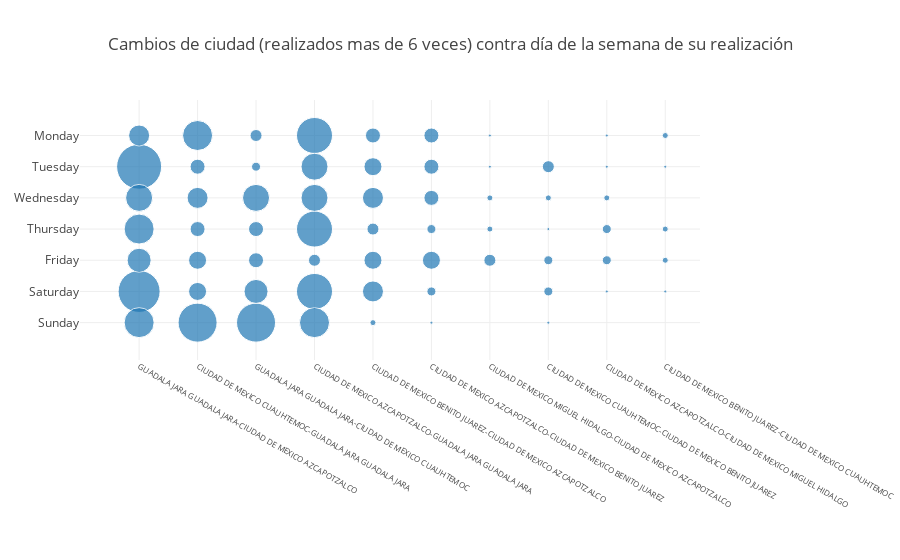

The notebook cell this image was saved under:
### Markdown cell above
En la gráfica anterior se visualizan los cambios de ciudad que tuvieron lugar en menos de 6 ocasiones (para no observar los viajes ordinarios dentro de la ciudad de México), con ésta información se puede inferir el itinerario de viaje del usuario en el periodo noviembre 2015 - diciembre 2016.

### Code cell
cambiosAltos = cambiosCiudad[cambiosCiudad["cambio"].isin(conteosAltos.index)].copy()
#plotly.offline.iplot({"data":[go.Scatter(x=cambiosBajos["timestamp"],y=cambiosBajos["cambio"],mode="markers")],"layout":{'margin':{'l':290},'yaxis':{'tickfont':{'size':8},'type':'category','title':'Número telefónico'}}})

cambiosAltos["diaCambio"] = cambiosAltos["timestamp"].map(lambda x:x.weekday_name)

cambiosSemanales = cambiosAltos[["cambio","diaCambio"]].groupby(["cambio","diaCambio"]).size().reset_index()

cambiosSemanalesFilt = cambiosSemanales[np.bitwise_and(cambiosSemanales["cambio"] != 'CIUDAD DE MEXICO AZCAPOTZALCO-CIUDAD DE MEXICO CUAUHTEMOC',cambiosSemanales["cambio"] != 'CIUDAD DE MEXICO CUAUHTEMOC-CIUDAD DE MEXICO AZCAPOTZALCO')].sort_values(by=0,ascending=False)

#plotly.offline.iplot({"data":[go.Scatter(y=cambiosSemanalesFilt["diaCambio"],x=cambiosSemanalesFilt["cambio"],mode="markers",marker={"size":8*np.sqrt(cambiosSemanalesFilt[0])})],"layout":{'margin':{'b':200,'r':200},"xaxis":{"tickfont":{"size":8}},"yaxis":{"categoryorder":"array","type":"category","categoryarray":["Sunday","Saturday","Friday","Thursday","Wednesday","Tuesday","Monday"]}}})
plotly.offline.iplot({"data":[go.Scatter(y=cambiosSemanalesFilt["diaCambio"],x=cambiosSemanalesFilt["cambio"],mode="markers",marker={"size":3*cambiosSemanalesFilt[0]})],"layout":{'title':'Cambios de ciudad (realizados mas de 6 veces) contra día de la semana de su realización','margin':{'b':200,'r':200},"xaxis":{"tickfont":{"size":8}},"yaxis":{"categoryorder":"array","type":"category","categoryarray":["Sunday","Saturday","Friday","Thursday","Wednesday","Tuesday","Monday"]}}})

### Figure 1 — Plotly figure (JSON) as saved in the notebook; plotly's stock layout.template omitted (floating-point values rounded to 4 significant figures)
{"data": [{"marker": {"size": [45, 42, 39, 39, 36, 36, 36, 30, 30, 30, 30, 27, 27, 27, 27, 24, 24, 21, 21, 21, 21, 18, 18, 18, 18, 18, 15, 15, 15, 15, 15, 15, 15, 15, 12, 12, 12, 12, 12, 9, 9, 9, 9, 9, 9, 9, 6, 6, 6, 6, 6, 6, 6, 6, 3, 3, 3, 3, 3, 3, 3, 3, 3, 3]}, "mode": "markers", "type": "scatter", "x": ["GUADALAJARA GUADALAJARA-CIUDAD DE MEXICO AZCAPOTZALCO", "GUADALAJARA GUADALAJARA-CIUDAD DE MEXICO AZCAPOTZALCO", "CIUDAD DE MEXICO CUAUHTEMOC-GUADALAJARA GUADALAJARA", "GUADALAJARA GUADALAJARA-CIUDAD DE MEXICO CUAUHTEMOC", "CIUDAD DE MEXICO AZCAPOTZALCO-GUADALAJARA GUADALAJARA", "CIUDAD DE MEXICO AZCAPOTZALCO-GUADALAJARA GUADALAJARA", "CIUDAD DE MEXICO AZCAPOTZALCO-GUADALAJARA GUADALAJARA", "CIUDAD DE MEXICO CUAUHTEMOC-GUADALAJARA GUADALAJARA", "GUADALAJARA GUADALAJARA-CIUDAD DE MEXICO AZCAPOTZALCO", "GUADALAJARA GUADALAJARA-CIUDAD DE MEXICO AZCAPOTZALCO", "CIUDAD DE MEXICO AZCAPOTZALCO-GUADALAJARA GUADALAJARA", "CIUDAD DE MEXICO AZCAPOTZALCO-GUADALAJARA GUADALAJARA", "CIUDAD DE MEXICO AZCAPOTZALCO-GUADALAJARA GUADALAJARA", "GUADALAJARA GUADALAJARA-CIUDAD DE MEXICO CUAUHTEMOC", "GUADALAJARA GUADALAJARA-CIUDAD DE MEXICO AZCAPOTZALCO", "GUADALAJARA GUADALAJARA-CIUDAD DE MEXICO AZCAPOTZALCO", "GUADALAJARA GUADALAJARA-CIUDAD DE MEXICO CUAUHTEMOC", "CIUDAD DE MEXICO CUAUHTEMOC-GUADALAJARA GUADALAJARA", "GUADALAJARA GUADALAJARA-CIUDAD DE MEXICO AZCAPOTZALCO", "CIUDAD DE MEXICO BENITO JUAREZ-CIUDAD DE MEXICO AZCAPOTZALCO", "CIUDAD DE MEXICO BENITO JUAREZ-CIUDAD DE MEXICO AZCAPOTZALCO", "CIUDAD DE MEXICO CUAUHTEMOC-GUADALAJARA GUADALAJARA", "CIUDAD DE MEXICO BENITO JUAREZ-CIUDAD DE MEXICO AZCAPOTZALCO", "CIUDAD DE MEXICO CUAUHTEMOC-GUADALAJARA GUADALAJARA", "CIUDAD DE MEXICO AZCAPOTZALCO-CIUDAD DE MEXICO BENITO JUAREZ", "CIUDAD DE MEXICO BENITO JUAREZ-CIUDAD DE MEXICO AZCAPOTZALCO", "CIUDAD DE MEXICO AZCAPOTZALCO-CIUDAD DE MEXICO BENITO JUAREZ", "CIUDAD DE MEXICO AZCAPOTZALCO-CIUDAD DE MEXICO BENITO JUAREZ", "CIUDAD DE MEXICO CUAUHTEMOC-GUADALAJARA GUADALAJARA", "CIUDAD DE MEXICO BENITO JUAREZ-CIUDAD DE MEXICO AZCAPOTZALCO", "CIUDAD DE MEXICO AZCAPOTZALCO-CIUDAD DE MEXICO BENITO JUAREZ", "CIUDAD DE MEXICO CUAUHTEMOC-GUADALAJARA GUADALAJARA", "GUADALAJARA GUADALAJARA-CIUDAD DE MEXICO CUAUHTEMOC", "GUADALAJARA GUADALAJARA-CIUDAD DE MEXICO CUAUHTEMOC", "CIUDAD DE MEXICO MIGUEL\rHIDALGO-CIUDAD DE MEXICO AZCAPOTZALCO", "GUADALAJARA GUADALAJARA-CIUDAD DE MEXICO CUAUHTEMOC", "CIUDAD DE MEXICO CUAUHTEMOC-CIUDAD DE MEXICO BENITO JUAREZ", "CIUDAD DE MEXICO AZCAPOTZALCO-GUADALAJARA GUADALAJARA", "CIUDAD DE MEXICO BENITO JUAREZ-CIUDAD DE MEXICO AZCAPOTZALCO", "CIUDAD DE MEXICO AZCAPOTZALCO-CIUDAD DE MEXICO BENITO JUAREZ", "CIUDAD DE MEXICO AZCAPOTZALCO-CIUDAD DE MEXICO MIGUEL\rHIDALGO", "CIUDAD DE MEXICO AZCAPOTZALCO-CIUDAD DE MEXICO BENITO JUAREZ", "CIUDAD DE MEXICO AZCAPOTZALCO-CIUDAD DE MEXICO MIGUEL\rHIDALGO", "GUADALAJARA GUADALAJARA-CIUDAD DE MEXICO CUAUHTEMOC", "CIUDAD DE MEXICO CUAUHTEMOC-CIUDAD DE MEXICO BENITO JUAREZ", "CIUDAD DE MEXICO CUAUHTEMOC-CIUDAD DE MEXICO BENITO JUAREZ", "CIUDAD DE MEXICO BENITO JUAREZ-CIUDAD DE MEXICO AZCAPOTZALCO", "CIUDAD DE MEXICO MIGUEL\rHIDALGO-CIUDAD DE MEXICO AZCAPOTZALCO", "CIUDAD DE MEXICO BENITO JUAREZ-CIUDAD DE MEXICO CUAUHTEMOC", "CIUDAD DE MEXICO MIGUEL\rHIDALGO-CIUDAD DE MEXICO AZCAPOTZALCO", "CIUDAD DE MEXICO AZCAPOTZALCO-CIUDAD DE MEXICO MIGUEL\rHIDALGO", "CIUDAD DE MEXICO BENITO JUAREZ-CIUDAD DE MEXICO CUAUHTEMOC", "CIUDAD DE MEXICO CUAUHTEMOC-CIUDAD DE MEXICO BENITO JUAREZ", "CIUDAD DE MEXICO BENITO JUAREZ-CIUDAD DE MEXICO CUAUHTEMOC", "CIUDAD DE MEXICO BENITO JUAREZ-CIUDAD DE MEXICO CUAUHTEMOC", "CIUDAD DE MEXICO BENITO JUAREZ-CIUDAD DE MEXICO CUAUHTEMOC", "CIUDAD DE MEXICO AZCAPOTZALCO-CIUDAD DE MEXICO BENITO JUAREZ", "CIUDAD DE MEXICO CUAUHTEMOC-CIUDAD DE MEXICO BENITO JUAREZ", "CIUDAD DE MEXICO CUAUHTEMOC-CIUDAD DE MEXICO BENITO JUAREZ", "CIUDAD DE MEXICO MIGUEL\rHIDALGO-CIUDAD DE MEXICO AZCAPOTZALCO", "CIUDAD DE MEXICO AZCAPOTZALCO-CIUDAD DE MEXICO MIGUEL\rHIDALGO", "CIUDAD DE MEXICO AZCAPOTZALCO-CIUDAD DE MEXICO MIGUEL\rHIDALGO", "CIUDAD DE MEXICO MIGUEL\rHIDALGO-CIUDAD DE MEXICO AZCAPOTZALCO", "CIUDAD DE MEXICO AZCAPOTZALCO-CIUDAD DE MEXICO MIGUEL\rHIDALGO"], "y": ["Tuesday", "Saturday", "Sunday", "Sunday", "Monday", "Thursday", "Saturday", "Monday", "Thursday", "Sunday", "Sunday", "Wednesday", "Tuesday", "Wednesday", "Wednesday", "Friday", "Saturday", "Wednesday", "Monday", "Saturday", "Wednesday", "Saturday", "Tuesday", "Friday", "Friday", "Friday", "Tuesday", "Monday", "Thursday", "Monday", "Wednesday", "Tuesday", "Friday", "Thursday", "Friday", "Monday", "Tuesday", "Friday", "Thursday", "Thursday", "Friday", "Saturday", "Thursday", "Tuesday", "Friday", "Saturday", "Sunday", "Thursday", "Friday", "Wednesday", "Wednesday", "Monday", "Wednesday", "Thursday", "Tuesday", "Saturday", "Sunday", "Thursday", "Sunday", "Monday", "Monday", "Saturday", "Tuesday", "Tuesday"]}], "layout": {"margin": {"b": 200, "r": 200}, "title": "Cambios de ciudad (realizados mas de 6 veces) contra día de la semana de su realización", "xaxis": {"tickfont": {"size": 8}}, "yaxis": {"categoryarray": ["Sunday", "Saturday", "Friday", "Thursday", "Wednesday", "Tuesday", "Monday"], "categoryorder": "array", "type": "category"}}}
